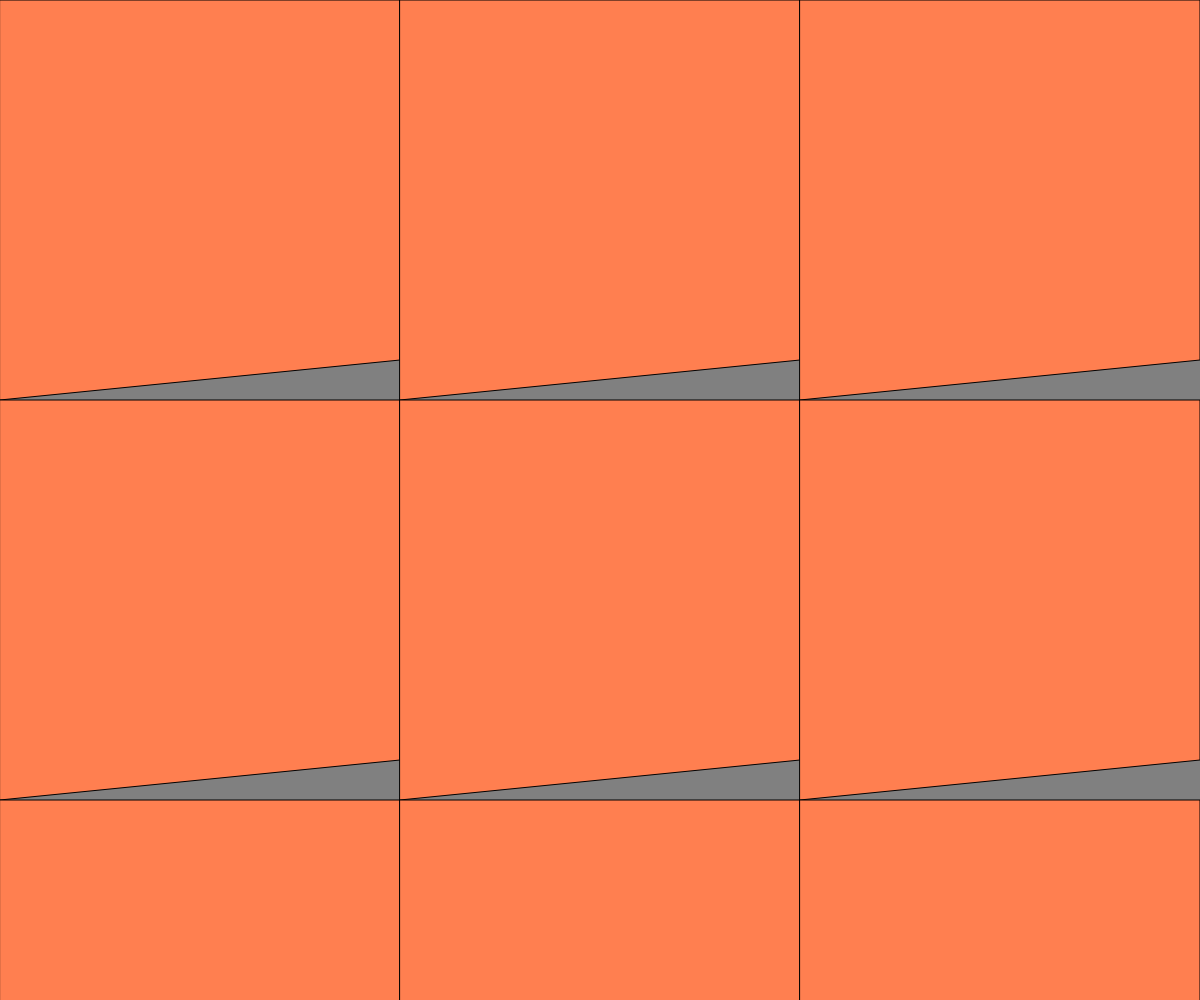
Frame 1 (no input)
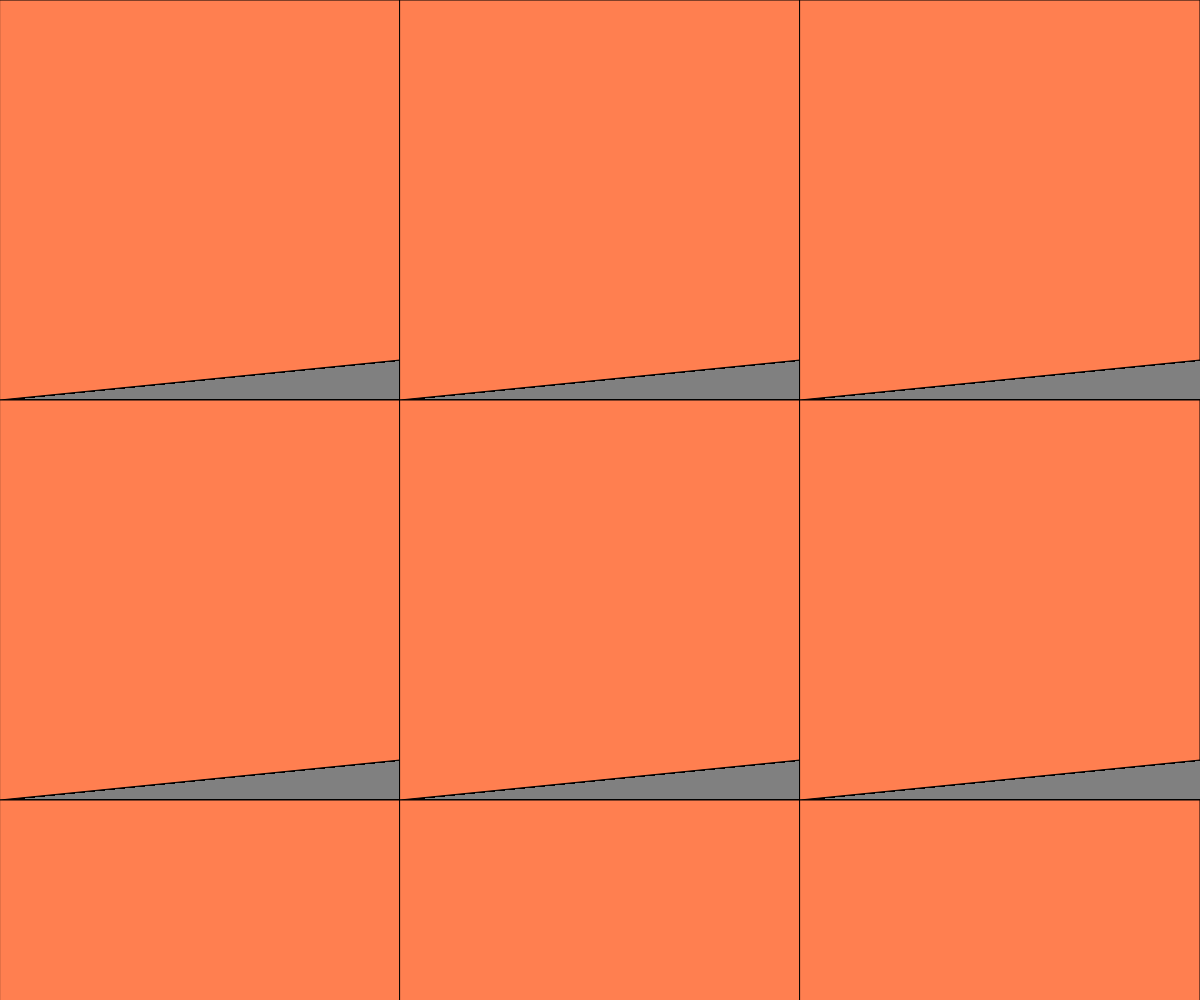
Frame 60 (no input)
Frame 120 (the mouse pressed at the canvas centre since frame 60): identical to frame 60, image omitted

The p5.js sketch that drew these frames (run headless with seeded random() and noise() and a simulated clock; from frame 60 on, the mouse is pressed at the canvas centre):

// p5.js sketch
// ── sketch.js
function setup() {
  createCanvas(windowWidth,windowHeight)
  background('gray') 
  strokeWeight(1);
  fill('coral');
}

function draw() {
  
  var num = 3;
  var sideLen = windowWidth/num;
  
 for(var y = 0; y < windowHeight; y = y + sideLen ){ 
  for(var x = 0; x < windowWidth; x = x + sideLen){
    
   quad (

   x,y,
   x + sideLen,y,
   x + sideLen,360 + y ,
   x,sideLen + y
);   
  }
 }
}

function windowResized(){
  
  resizeCavas(windowWidth,windowHeight)
}
